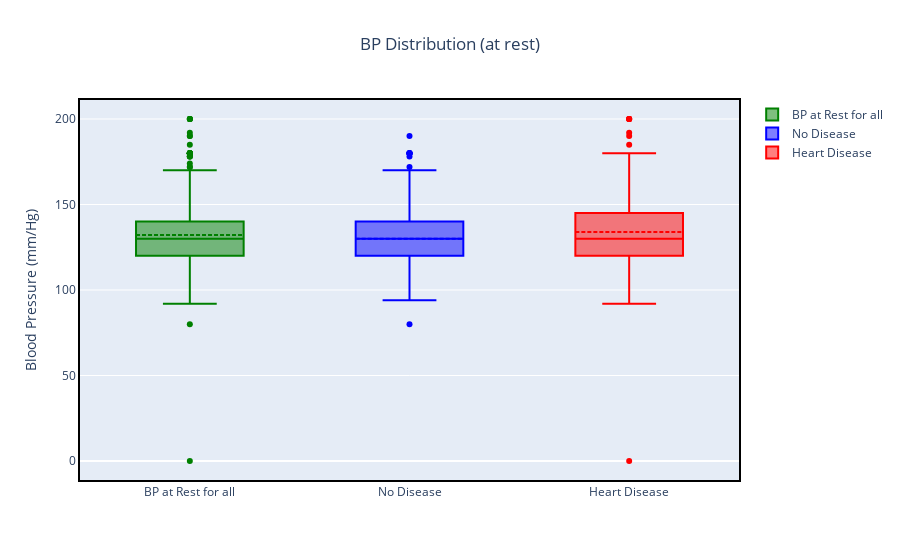

The cell this chart's notebook holds for it:
### Code cell
# Plotting Resting Blood Pressure vs Disease
fig = go.Figure()
fig.add_trace(go.Box(y=df['trestbps'].values , name='BP at Rest for all', marker_color = 'green',boxmean=True))
fig.add_trace(go.Box(y=df[df['num']== 0]['trestbps'].values, name ='No Disease', marker_color = 'blue', boxmean = True))
fig.add_trace(go.Box(y=df[df['num'] !=0]['trestbps'].values, name ='Heart Disease', marker_color = 'red', boxmean = True))
fig.update_layout(title = 'BP Distribution (at rest)', yaxis_title = 'Blood Pressure (mm/Hg)', title_x = 0.5)
fig.update_xaxes(showline=True, linewidth=2, linecolor='black', mirror=True)
fig.update_yaxes(showline=True, linewidth=2, linecolor='black', mirror=True)
fig.show()

### Figure 1 — Plotly figure (JSON) as saved in the notebook; plotly's stock layout.template omitted (floating-point values rounded to 4 significant figures; data arrays with more than 128 entries replaced by an {"elided": "..."} marker saying what was removed)
{"data": [{"boxmean": true, "marker": {"color": "green"}, "name": "BP at Rest for all", "type": "box", "y": {"elided": "920 int values"}}, {"boxmean": true, "marker": {"color": "blue"}, "name": "No Disease", "type": "box", "y": {"elided": "411 int values"}}, {"boxmean": true, "marker": {"color": "red"}, "name": "Heart Disease", "type": "box", "y": {"elided": "509 int values"}}], "layout": {"title": {"text": "BP Distribution (at rest)", "x": 0.5}, "xaxis": {"linecolor": "black", "linewidth": 2, "mirror": true, "showline": true}, "yaxis": {"linecolor": "black", "linewidth": 2, "mirror": true, "showline": true, "title": {"text": "Blood Pressure (mm/Hg)"}}}}
